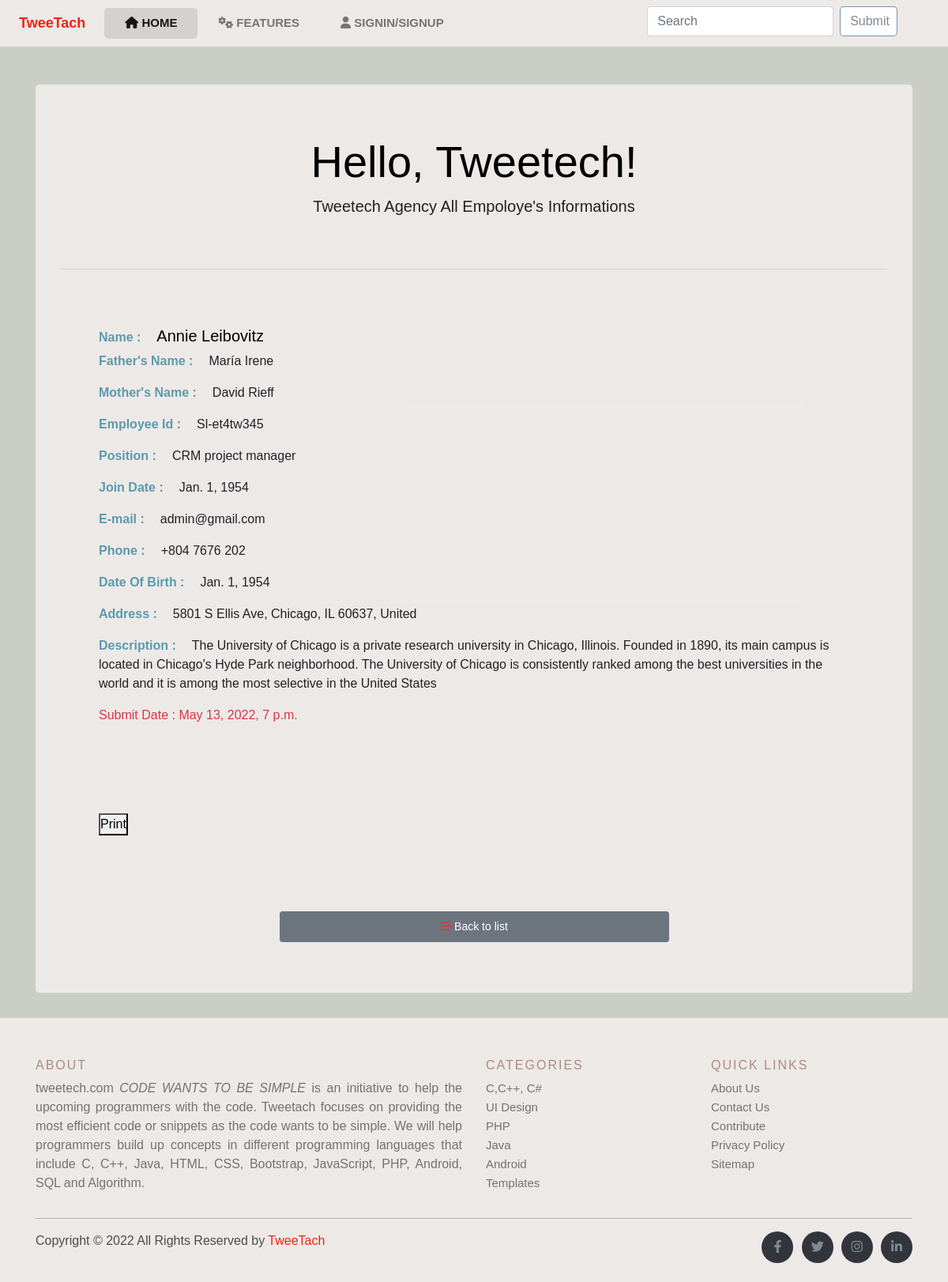
Screenshot of /view/7/ with the database file from the repository.
### employee/models.py (models this page shows, shortened)
class Employee(models.Model):
    full_name = models.CharField(max_length=100)
    fathers_name = models.CharField(max_length=100, null=True, blank=True)
    mothers_name = models.CharField(max_length=100, null=True, blank=True)
    emp_id = models.CharField(max_length=20,null=True, blank=True)
    position = models.ForeignKey(Position,on_delete= models.CASCADE, null=True, blank=True)
    join_date = models.DateField(null=True, blank=True,)
    phone = models.CharField(max_length=15, null=True, blank=True)
    email = models.CharField(max_length=255,null=True, blank=True)
    gender = models.ForeignKey(Gender,on_delete= models.CASCADE, null=True, blank=True)
    date_of_birth = models.DateField(null=True, blank=True)
    address = models.CharField(max_length=5000, null=True, blank=True)
    description = models.TextField(max_length=5000,null=True, blank=True )
    date = models.DateTimeField(auto_now_add=True)

class Position(models.Model):
    title = models.CharField(max_length=100, null=True, blank=True)
    def __str__(self):
        return self.title

### employee/views.py (the view)
# urls.py: path("view/<int:pk>/", views.employee_info_view, name ="views_info"),
def employee_info_view(request, pk):
    show = get_object_or_404(Employee, pk=pk)
    return render (request, "employee/view.html",{
        "show": show
    })

### employee/templates/employee/view.html
{% extends "base.html" %}
{% block content%}
<body class="bodys">
    <div class="container">
        <div class="mt-5">
            <div class="jumbotron form-bodys">
                <h1 class="display-4 text-center font-weidth-bold">Hello, Tweetech!</h1>
                <p class="lead  text-center">Tweetech Agency All Empoloye's Informations</p>
                <br>
                <hr class="my-4">
                <div class="container text-black p-5 ">
                    <h5> <strong class="label-custrom-in-view">Name :</strong>{{show.full_name}}</h5>
                    <p> <strong class="label-custrom-in-view">Father's Name :</strong>{{show.fathers_name}}</p>
                    <p> <strong class="label-custrom-in-view">Mother's Name :</strong>{{show.mothers_name}}</p>
                    <p> <strong class="label-custrom-in-view">Employee Id :</strong>{{show.emp_id}}</p>
                    <p> <strong class="label-custrom-in-view">Position :</strong>{{show.position}}</p>
                    <p> <strong class="label-custrom-in-view">Join Date :</strong>{{show.join_date}}</p>
                    <p> <strong class="label-custrom-in-view">E-mail :</strong>{{show.email}}</p>
                    <p> <strong class="label-custrom-in-view">Phone :</strong>{{show.phone}}</p>
                    <p> <strong class="label-custrom-in-view">Date Of Birth :</strong>{{show.date_of_birth}}</p>
                    <p> <strong class="label-custrom-in-view">Address :</strong>{{show.address}}</p>
                    <p> <strong class="label-custrom-in-view">Description :</strong>{{show.description}}</p>
                    <p class="text-danger"> Submit Date : {{show.date}}</p>
                    <br><br>
                    <button class="mt-5" onclick="window.print()">Print</button>
                </div>
                <div class="container edit-container">
                    <a href="{% url 'employee_info_list_insert' %}" class=" mt-5 p-2 btn btn-secondary btn-sm btn-block"><i
                            class="fas fa-stream text-danger"></i> Back to list</a>
                </div>
            </div>
        </div>
    </div>
{% endblock content%}

### static/css/style.css (style rules this page uses)
*, *::before, *::after { margin: 0; padding: 0; box-sizing: border-box }
body { font-family: 'IBM Plex Sans Thai Looped', sans-serif; }
.bodys { background: rgb(192 195 184 / 81%); }
.label-custrom-in-view { padding-right: 20px; font-family: Arial, Helvetica, sans-serif; font-size: 16px; color: rgba(42, 127, 153, 0.747); }
p { font-family: Arial, Helvetica, sans-serif; font-size: 16px; color: rgb(34, 33, 37); }
.form-bodys { color: rgb(0, 0, 0); background: rgba(247, 242, 242, 0.767) !important; }
.edit-container { width: 50% !important; }

### static/css/login.css (style rules this page uses)
body { height: 100%; background-color: rgb(192 195 184 / 81%); }

### rows the page displays
Employee: full_name "Annie Leibovitz", fathers_name "María Irene", mothers_name "David Rieff", emp_id "Sl-et4tw345", position "CRM project manager", join_date "Jan. 1, 1954", email "admin@gmail.com", phone "+804 7676 202", date_of_birth "Jan. 1, 1954", address "5801 S Ellis Ave, Chicago, IL 60637, United", description "The University of Chicago is a private research university in Chicago, Illinois. Founded in 1890, its main campus is located in Chicago's Hyde Park neighborhood. The University of Chicago is consistently ranked among the best universities in the world and it is among the most selective in the United States", date "May 13, 2022, 7 p.m."
